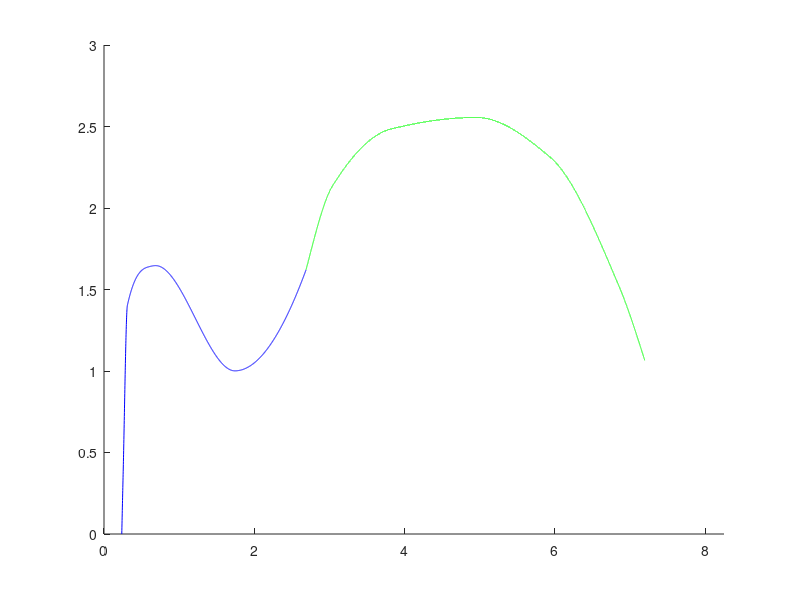

MATLAB code for this plot:
hold on
%{
x=[0.3106912207723 0.5804427897529 0.6890031001036];1 trazo
y=[1.4618770461437 1.637348459949 1.6464714771893];%sin(x);
o=[0.3106912207723:0.001:0.6890031001036];
a=interp1(x,y,o,'cubic');
plot(o,a,"g");
axis([0,8.25,0,3]);
%}
x=[0.2364110655969 0.2547618587008 0.3106912207723 0.5804427897529 0.6890031001036 1.7412030311949 2.6890180484875];%1,2 y 3 trazo
y=[0 0.3721643909357 1.4018770461437 1.637348459949 1.6464714771893 1.0009342185331 1.6214190978776];%sin(x);
o=[0.2364110655969:0.001:2.6890180484875];
a=interp1(x,y,o,'cubic');
plot(o,a,"b");
axis([0,8.25,0,3]);
%{
x=[0.3106912207723 0.5804427897529 0.6890031001036 1.7412030311949 2.6890180484875 3.2722708359584 4.4872851094443 5.9180495810259 7.1955178592238];
y=[1.4618770461437 1.637348459949 1.6464714771893 0.9809342185331 1.6214190978776 2.4335868832662 2.6606923549459 2.2178366851706 1.0652764163965];%sin(x);
o=[0.3106912207723:0.0001:7.1955178592238];
a=interp1(x,y,o,'cubic');
plot(o,a,"r");
axis([0,8.25,0,3]);
%}
x=[2.6890180484875 3.0402809157993 3.8156523906617 4.9552134976565 5.9420499202087 6.8525240005395 7.1955178592238];%4 trazo
y=[1.6214190978776 2.1353964904852 2.4842004121895 2.5554601489423 2.3095224641605 1.5205133315194 1.0652764163965];%sin(x);
o=[2.6890180484875:0.0001:7.1955178592238];
a=interp1(x,y,o,'cubic');
plot(o,a,"g");
axis([0,8.25,0,3]);
%{
x=[0.3106912207723 0.5804427897529 0.6890031001036 1.7412030311949 2.6890180484875 3.0402809157993 3.8156523906617 4.9552134976565 5.9420499202087 6.8525240005395 7.1955178592238];
y=[1.4618770461437 1.637348459949 1.6464714771893 0.9809342185331 1.6214190978776 2.2253964904852 2.6542004121895 2.5954601489423 2.2195224641605 1.5205133315194 1.0652764163965];%sin(x);
o=[0.3106912207723:0.01:7.1955178592238];
a=interp1(x,y,o,'cubic');
plot(o,a,"r");
axis([0,8.25,0,3]);
%}
